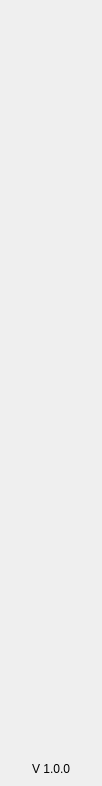
<?xml version="1.0" encoding="UTF-8"?>
<ui version="4.0">
 <class>NavMenuWidget</class>
 <widget class="QWidget" name="NavMenuWidget">
  <property name="geometry">
   <rect>
    <x>0</x>
    <y>0</y>
    <width>102</width>
    <height>786</height>
   </rect>
  </property>
  <property name="windowTitle">
   <string>Form</string>
  </property>
  <property name="styleSheet">
   <string notr="true">padding:0px;
border:none;
margin:0px;</string>
  </property>
  <layout class="QVBoxLayout" name="verticalLayout">
   <property name="spacing">
    <number>0</number>
   </property>
   <property name="leftMargin">
    <number>0</number>
   </property>
   <property name="topMargin">
    <number>0</number>
   </property>
   <property name="rightMargin">
    <number>0</number>
   </property>
   <property name="bottomMargin">
    <number>0</number>
   </property>
   <item>
    <widget class="QWidget" name="navContainer_2" native="true">
     <layout class="QVBoxLayout" name="navContainer" stretch="0,0,0,0,0,0,0,0,1,0,0">
      <property name="spacing">
       <number>0</number>
      </property>
      <property name="leftMargin">
       <number>0</number>
      </property>
      <property name="topMargin">
       <number>0</number>
      </property>
      <property name="rightMargin">
       <number>0</number>
      </property>
      <property name="bottomMargin">
       <number>10</number>
      </property>
      <item>
       <widget class="QPushButton" name="imgLogo">
        <property name="minimumSize">
         <size>
          <width>0</width>
          <height>120</height>
         </size>
        </property>
        <property name="focusPolicy">
         <enum>Qt::NoFocus</enum>
        </property>
        <property name="text">
         <string/>
        </property>
        <property name="iconSize">
         <size>
          <width>64</width>
          <height>64</height>
         </size>
        </property>
       </widget>
      </item>
      <item>
       <widget class="QToolButton" name="btnDashboard">
        <property name="minimumSize">
         <size>
          <width>100</width>
          <height>80</height>
         </size>
        </property>
        <property name="text">
         <string/>
        </property>
        <property name="iconSize">
         <size>
          <width>32</width>
          <height>32</height>
         </size>
        </property>
        <property name="checkable">
         <bool>true</bool>
        </property>
        <property name="checked">
         <bool>true</bool>
        </property>
        <property name="autoExclusive">
         <bool>true</bool>
        </property>
       </widget>
      </item>
      <item>
       <widget class="QToolButton" name="btnSend">
        <property name="minimumSize">
         <size>
          <width>100</width>
          <height>80</height>
         </size>
        </property>
        <property name="text">
         <string/>
        </property>
        <property name="iconSize">
         <size>
          <width>32</width>
          <height>32</height>
         </size>
        </property>
        <property name="checkable">
         <bool>true</bool>
        </property>
        <property name="autoExclusive">
         <bool>true</bool>
        </property>
       </widget>
      </item>
      <item>
       <widget class="QToolButton" name="btnReceive">
        <property name="minimumSize">
         <size>
          <width>100</width>
          <height>80</height>
         </size>
        </property>
        <property name="text">
         <string/>
        </property>
        <property name="checkable">
         <bool>true</bool>
        </property>
        <property name="autoExclusive">
         <bool>true</bool>
        </property>
       </widget>
      </item>
      <item>
       <widget class="QToolButton" name="btnAddress">
        <property name="minimumSize">
         <size>
          <width>100</width>
          <height>80</height>
         </size>
        </property>
        <property name="text">
         <string/>
        </property>
        <property name="iconSize">
         <size>
          <width>32</width>
          <height>32</height>
         </size>
        </property>
        <property name="checkable">
         <bool>true</bool>
        </property>
        <property name="autoExclusive">
         <bool>true</bool>
        </property>
       </widget>
      </item>
      <item>
       <widget class="QToolButton" name="btnPrivacy">
        <property name="minimumSize">
         <size>
          <width>100</width>
          <height>80</height>
         </size>
        </property>
        <property name="text">
         <string/>
        </property>
        <property name="iconSize">
         <size>
          <width>32</width>
          <height>32</height>
         </size>
        </property>
        <property name="checkable">
         <bool>true</bool>
        </property>
        <property name="autoExclusive">
         <bool>true</bool>
        </property>
       </widget>
      </item>
      <item>
       <widget class="QToolButton" name="btnMaster">
        <property name="minimumSize">
         <size>
          <width>100</width>
          <height>80</height>
         </size>
        </property>
        <property name="text">
         <string/>
        </property>
        <property name="iconSize">
         <size>
          <width>32</width>
          <height>32</height>
         </size>
        </property>
        <property name="checkable">
         <bool>true</bool>
        </property>
        <property name="autoExclusive">
         <bool>true</bool>
        </property>
       </widget>
      </item>
      <item>
       <widget class="QToolButton" name="btnColdStaking">
        <property name="minimumSize">
         <size>
          <width>100</width>
          <height>80</height>
         </size>
        </property>
        <property name="text">
         <string/>
        </property>
        <property name="iconSize">
         <size>
          <width>32</width>
          <height>32</height>
         </size>
        </property>
        <property name="checkable">
         <bool>true</bool>
        </property>
        <property name="autoExclusive">
         <bool>true</bool>
        </property>
       </widget>
      </item>
      <item>
       <widget class="QToolButton" name="btnSettings">
        <property name="minimumSize">
         <size>
          <width>100</width>
          <height>80</height>
         </size>
        </property>
        <property name="text">
         <string/>
        </property>
        <property name="iconSize">
         <size>
          <width>32</width>
          <height>32</height>
         </size>
        </property>
        <property name="checkable">
         <bool>true</bool>
        </property>
        <property name="autoExclusive">
         <bool>true</bool>
        </property>
       </widget>
      </item>
      <item>
       <spacer name="verticalSpacer">
        <property name="orientation">
         <enum>Qt::Vertical</enum>
        </property>
        <property name="sizeHint" stdset="0">
         <size>
          <width>20</width>
          <height>40</height>
         </size>
        </property>
       </spacer>
      </item>
      <item alignment="Qt::AlignHCenter">
       <widget class="QLabel" name="labelVersion">
        <property name="text">
         <string>V 1.0.0</string>
        </property>
        <property name="alignment">
         <set>Qt::AlignBottom|Qt::AlignHCenter</set>
        </property>
       </widget>
      </item>
     </layout>
    </widget>
   </item>
  </layout>
 </widget>
 <resources/>
 <connections/>
</ui>
